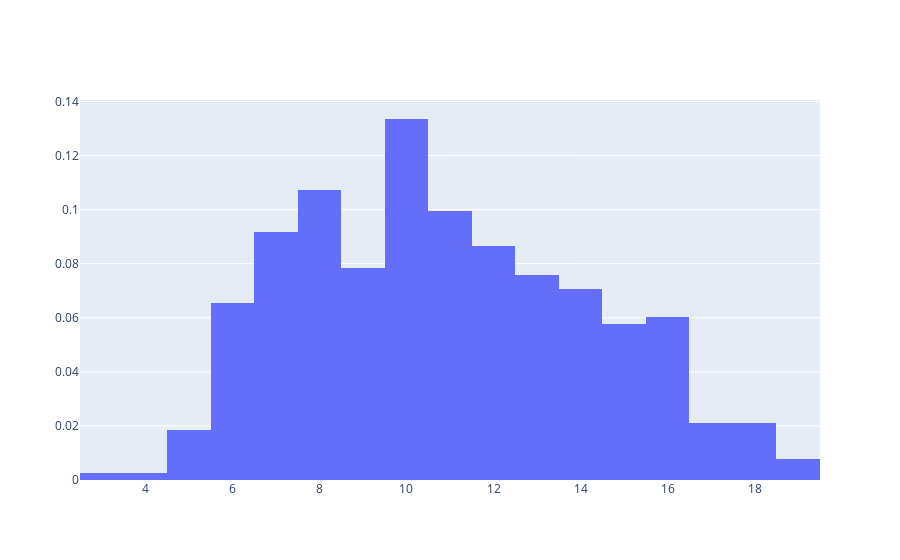

The notebook cell saved with this chart:
### Code cell
import plotly.graph_objects as go

import numpy as np

x = df['G1.x']
fig = go.Figure(data=[go.Histogram(x=x, histnorm='probability')])

fig.show()

### Figure 1 — Plotly figure (JSON) as saved in the notebook; plotly's stock layout.template omitted (floating-point values rounded to 4 significant figures; data arrays with more than 128 entries replaced by an {"elided": "..."} marker saying what was removed)
{"data": [{"histnorm": "probability", "type": "histogram", "x": {"elided": "382 int values"}}], "layout": {}}
